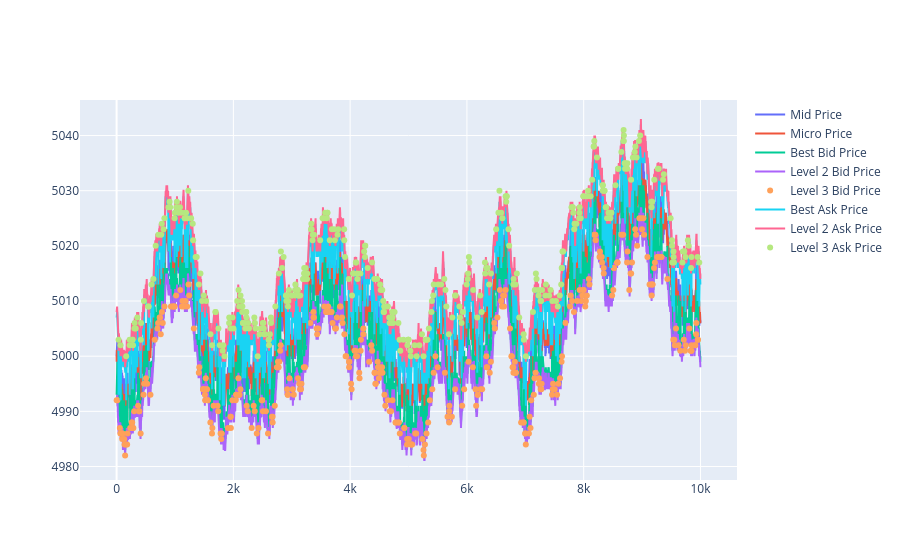

The notebook cell this image was saved under:
### Markdown cell above
As the price and returns are sationary and distrubution is non normal, the next step is to investiagate market making

### Code cell
price_graph = go.Figure()
price_graph.add_trace(go.Scatter(x=tomatoe_price_df.index, y=tomatoe_price_df['mid_price'], mode='lines', name='Mid Price'))
price_graph.add_trace(go.Scatter(x=tomatoe_price_df.index, y=tomatoe_price_df['micro_price'], mode='lines', name='Micro Price'))

price_graph.add_trace(go.Scatter(x=tomatoe_price_df.index, y=tomatoe_price_df['bid_price_1'], mode='lines', name='Best Bid Price'))
price_graph.add_trace(go.Scatter(x=tomatoe_price_df.index, y=tomatoe_price_df['bid_price_2'], mode='lines', name='Level 2 Bid Price'))
price_graph.add_trace(go.Scatter(x=tomatoe_price_df.index, y=tomatoe_price_df['bid_price_3'], mode='markers', name='Level 3 Bid Price'))

price_graph.add_trace(go.Scatter(x=tomatoe_price_df.index, y=tomatoe_price_df['ask_price_1'], mode='lines', name='Best Ask Price'))
price_graph.add_trace(go.Scatter(x=tomatoe_price_df.index, y=tomatoe_price_df['ask_price_2'], mode='lines', name='Level 2 Ask Price'))
price_graph.add_trace(go.Scatter(x=tomatoe_price_df.index, y=tomatoe_price_df['ask_price_3'], mode='markers', name='Level 3 Ask Price'))
price_graph.show()

### Figure 1 — Plotly figure (JSON) as saved in the notebook; plotly's stock layout.template omitted (floating-point values rounded to 4 significant figures; data arrays with more than 128 entries replaced by an {"elided": "..."} marker saying what was removed)
{"data": [{"mode": "lines", "name": "Mid Price", "type": "scatter", "x": {"elided": "10000 int values"}, "y": {"elided": "10000 float values"}}, {"mode": "lines", "name": "Micro Price", "type": "scatter", "x": {"elided": "10000 int values"}, "y": {"elided": "10000 float values"}}, {"mode": "lines", "name": "Best Bid Price", "type": "scatter", "x": {"elided": "10000 int values"}, "y": {"elided": "10000 int values"}}, {"mode": "lines", "name": "Level 2 Bid Price", "type": "scatter", "x": {"elided": "10000 int values"}, "y": {"elided": "10000 int values"}}, {"mode": "markers", "name": "Level 3 Bid Price", "type": "scatter", "x": {"elided": "10000 int values"}, "y": {"elided": "10000 float values"}}, {"mode": "lines", "name": "Best Ask Price", "type": "scatter", "x": {"elided": "10000 int values"}, "y": {"elided": "10000 int values"}}, {"mode": "lines", "name": "Level 2 Ask Price", "type": "scatter", "x": {"elided": "10000 int values"}, "y": {"elided": "10000 int values"}}, {"mode": "markers", "name": "Level 3 Ask Price", "type": "scatter", "x": {"elided": "10000 int values"}, "y": {"elided": "10000 float values"}}], "layout": {}}
